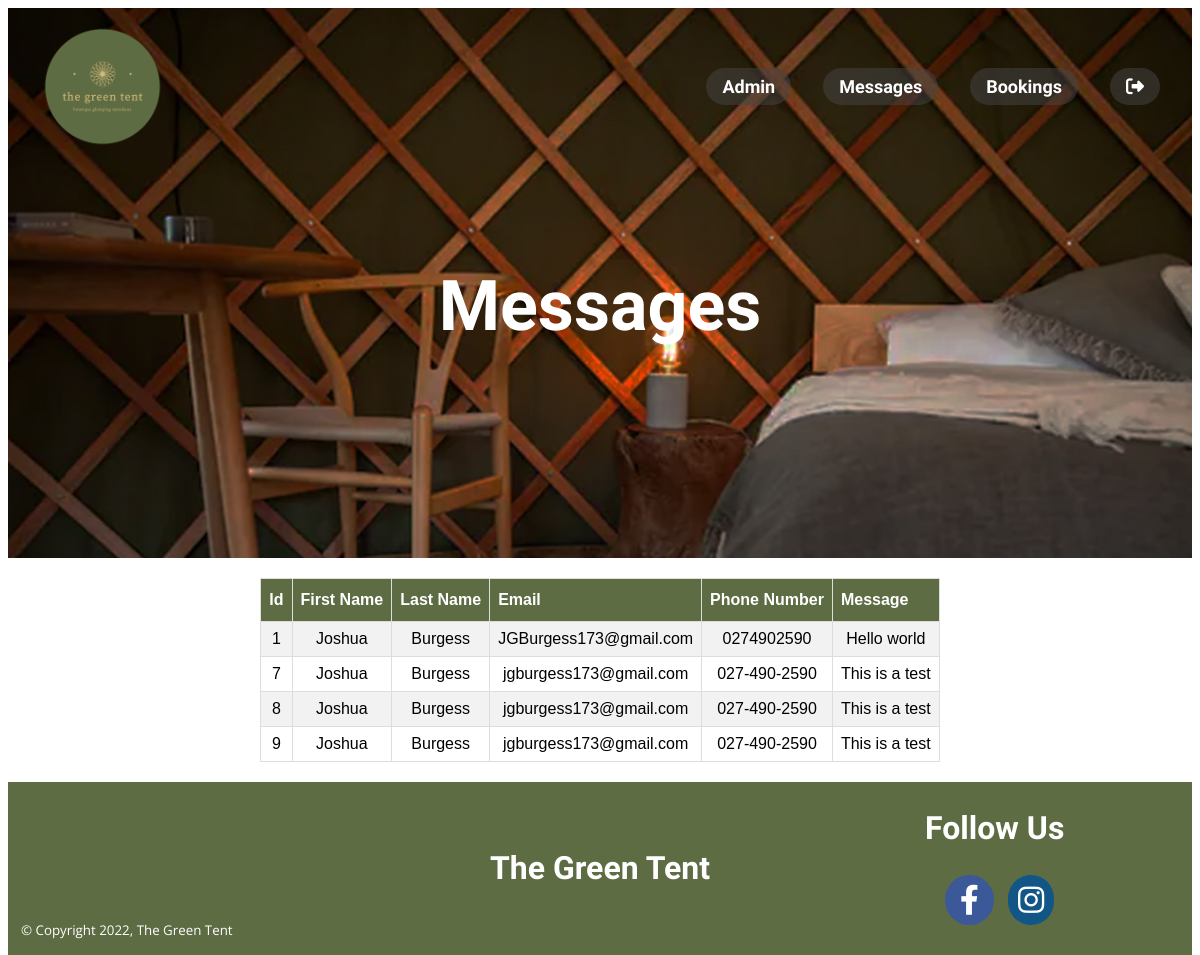
The page /messages.php (signed in) on the database its author committed.
### tables this page shows
CREATE TABLE `messages` (
  `id` int(11) NOT NULL,
  `fname` varchar(20) NOT NULL,
  `lname` varchar(20) NOT NULL,
  `email` varchar(320) NOT NULL,
  `phonenum` varchar(20) NOT NULL,
  `message` text NOT NULL
);

### messages.php (the view, shortened to what this page needs)
<?php
include 'head.php';
include 'setup.php';
?>
<body>
    <div class="container">
        <header class="availability-page-bg-img">
        <?php include 'admin-nav.php'; ?>
            <span class="header-title">
                <h1>Messages</h1>
            </span>
        </header>
        <main>
            <table id="dbtable">
                <tr>
                    <th>Id</th>
                    <th>First Name</th>
                    <th>Last Name</th>
                    <th>Email</th>
                    <th>Phone Number</th>
                    <th>Message</th>
                </tr>
                <?php
                    $sql = "SELECT * FROM messages";
                    $result = $conn->query($sql);
                    if ($result->num_rows > 0) {
                        while($row = $result->fetch_assoc()) {
                        $id=$row['id'];
                        $fname=$row["fname"];
                        $lname=$row["lname"];
                        $email=$row["email"];
                        $phonenum=$row["phonenum"];
                        $message=$row["message"];
                      ?>
                <tr>
                    <td><?php print $id; ?></td>
                    <td><?php print $fname; ?></td>
                    <td><?php print $lname; ?></td>
                    <td><?php print $email; ?></td>
                    <td><?php print $phonenum; ?></td>
                    <td><?php print $message; ?></td>
                </tr>
                <?php
                    }
                    }
                    else {
                        echo "0 results";
                    }
                ?>
            </table>
        </main>
<?php include 'bottom.php'; ?>

### css/the-green-tent_style.css (style rules this page uses)
body { font-family: 'Open Sans', sans-serif; }
html { scroll-behavior: smooth; }
.container { display: grid; height: 100vh; grid-template-columns: 1fr 1fr 1fr 1fr; grid-template-rows: 1fr 1fr 1fr; grid-template-areas: "header header header header" "main main main main" "footer footer footer footer"; }
.availability-page-bg-img { background-image: url("../Images/the-green-tent-bed-v2.jpg"); }
header { color: #fff; grid-area: header; background-position: center center; background-repeat: no-repeat; background-attachment: fixed; background-size: cover; background-color: #464646; height: 550px; }
.header-title { display: block; text-align: center; font-size: 35px; }
.header-title h1 { margin-top: 100px; }
main { grid-area: main; background-color: #fff; display: grid; justify-content: center; align-content: center; text-align: center; }
h1, h2, h3, h4, a { font-family: 'Open Sans Condensed', sans-serif; }
#dbtable { font-family: Arial, Helvetica, sans-serif; border-collapse: collapse; width: 100%; margin: 20px 0 20px 0; }
#dbtable td, #dbtable th { border: 1px solid #ddd; padding: 8px; }
#dbtable tr:nth-child(even) { background-color: #f2f2f2; }
#dbtable th { padding-top: 12px; padding-bottom: 12px; text-align: left; background-color: #5D6C43; color: white; }

### rows shown on the page
messages: id "1", fname "Joshua", lname "Burgess", email "JGBurgess173@gmail.com", phonenum "0274902590", message "Hello world"
messages: id "7", fname "Joshua", lname "Burgess", email "jgburgess173@gmail.com", phonenum "027-490-2590", message "This is a test"
messages: id "8", fname "Joshua", lname "Burgess", email "jgburgess173@gmail.com", phonenum "027-490-2590", message "This is a test"
messages: id "9", fname "Joshua", lname "Burgess", email "jgburgess173@gmail.com", phonenum "027-490-2590", message "This is a test"
